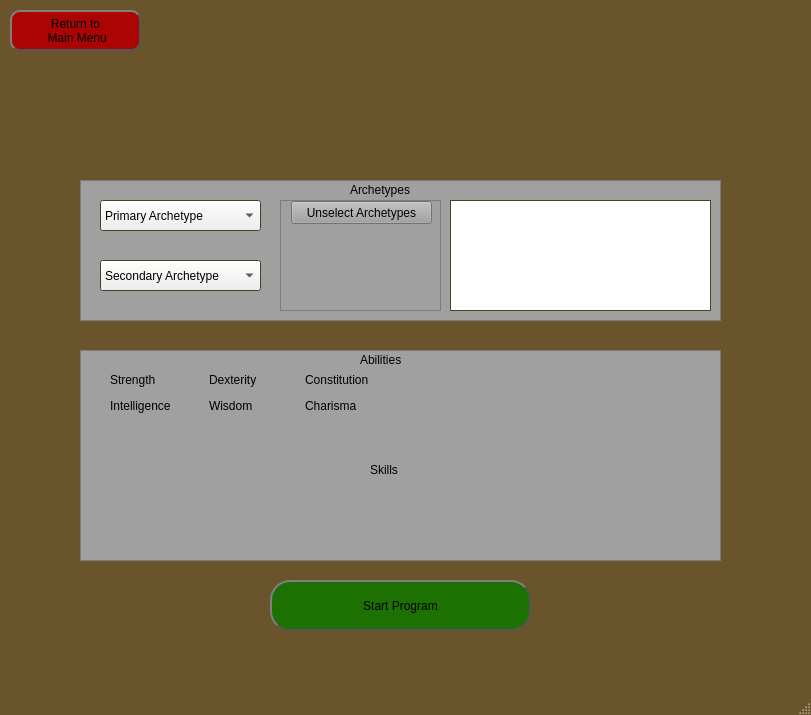
<?xml version="1.0" encoding="UTF-8"?>
<ui version="4.0">
 <class>MainWindow</class>
 <widget class="QMainWindow" name="MainWindow">
  <property name="geometry">
   <rect>
    <x>0</x>
    <y>0</y>
    <width>811</width>
    <height>715</height>
   </rect>
  </property>
  <property name="palette">
   <palette>
    <active>
     <colorrole role="Base">
      <brush brushstyle="SolidPattern">
       <color alpha="255">
        <red>255</red>
        <green>255</green>
        <blue>255</blue>
       </color>
      </brush>
     </colorrole>
     <colorrole role="Window">
      <brush brushstyle="SolidPattern">
       <color alpha="255">
        <red>105</red>
        <green>84</green>
        <blue>43</blue>
       </color>
      </brush>
     </colorrole>
    </active>
    <inactive>
     <colorrole role="Base">
      <brush brushstyle="SolidPattern">
       <color alpha="255">
        <red>255</red>
        <green>255</green>
        <blue>255</blue>
       </color>
      </brush>
     </colorrole>
     <colorrole role="Window">
      <brush brushstyle="SolidPattern">
       <color alpha="255">
        <red>105</red>
        <green>84</green>
        <blue>43</blue>
       </color>
      </brush>
     </colorrole>
    </inactive>
    <disabled>
     <colorrole role="Base">
      <brush brushstyle="SolidPattern">
       <color alpha="255">
        <red>105</red>
        <green>84</green>
        <blue>43</blue>
       </color>
      </brush>
     </colorrole>
     <colorrole role="Window">
      <brush brushstyle="SolidPattern">
       <color alpha="255">
        <red>105</red>
        <green>84</green>
        <blue>43</blue>
       </color>
      </brush>
     </colorrole>
    </disabled>
   </palette>
  </property>
  <property name="windowTitle">
   <string>Select Character Filters</string>
  </property>
  <widget class="QWidget" name="centralwidget">
   <widget class="QComboBox" name="primaryArchetypes">
    <property name="geometry">
     <rect>
      <x>100</x>
      <y>200</y>
      <width>161</width>
      <height>31</height>
     </rect>
    </property>
    <item>
     <property name="text">
      <string>Primary Archetype</string>
     </property>
    </item>
   </widget>
   <widget class="QComboBox" name="secondaryArchetypes">
    <property name="geometry">
     <rect>
      <x>100</x>
      <y>260</y>
      <width>161</width>
      <height>31</height>
     </rect>
    </property>
    <item>
     <property name="text">
      <string>Secondary Archetype</string>
     </property>
    </item>
   </widget>
   <widget class="QScrollArea" name="archetypeDescSelect">
    <property name="geometry">
     <rect>
      <x>280</x>
      <y>200</y>
      <width>161</width>
      <height>111</height>
     </rect>
    </property>
    <property name="palette">
     <palette>
      <active>
       <colorrole role="Button">
        <brush brushstyle="SolidPattern">
         <color alpha="255">
          <red>160</red>
          <green>160</green>
          <blue>160</blue>
         </color>
        </brush>
       </colorrole>
       <colorrole role="Base">
        <brush brushstyle="SolidPattern">
         <color alpha="255">
          <red>160</red>
          <green>160</green>
          <blue>160</blue>
         </color>
        </brush>
       </colorrole>
       <colorrole role="Window">
        <brush brushstyle="SolidPattern">
         <color alpha="255">
          <red>160</red>
          <green>160</green>
          <blue>160</blue>
         </color>
        </brush>
       </colorrole>
      </active>
      <inactive>
       <colorrole role="Button">
        <brush brushstyle="SolidPattern">
         <color alpha="255">
          <red>160</red>
          <green>160</green>
          <blue>160</blue>
         </color>
        </brush>
       </colorrole>
       <colorrole role="Base">
        <brush brushstyle="SolidPattern">
         <color alpha="255">
          <red>160</red>
          <green>160</green>
          <blue>160</blue>
         </color>
        </brush>
       </colorrole>
       <colorrole role="Window">
        <brush brushstyle="SolidPattern">
         <color alpha="255">
          <red>160</red>
          <green>160</green>
          <blue>160</blue>
         </color>
        </brush>
       </colorrole>
      </inactive>
      <disabled>
       <colorrole role="Button">
        <brush brushstyle="SolidPattern">
         <color alpha="255">
          <red>160</red>
          <green>160</green>
          <blue>160</blue>
         </color>
        </brush>
       </colorrole>
       <colorrole role="Base">
        <brush brushstyle="SolidPattern">
         <color alpha="255">
          <red>160</red>
          <green>160</green>
          <blue>160</blue>
         </color>
        </brush>
       </colorrole>
       <colorrole role="Window">
        <brush brushstyle="SolidPattern">
         <color alpha="255">
          <red>160</red>
          <green>160</green>
          <blue>160</blue>
         </color>
        </brush>
       </colorrole>
      </disabled>
     </palette>
    </property>
    <property name="styleSheet">
     <string notr="true">background-color: rgb(160, 160, 160);</string>
    </property>
    <property name="widgetResizable">
     <bool>true</bool>
    </property>
    <widget class="QWidget" name="scrollAreaWidgetContents">
     <property name="geometry">
      <rect>
       <x>0</x>
       <y>0</y>
       <width>159</width>
       <height>109</height>
      </rect>
     </property>
     <widget class="QPushButton" name="pushButton">
      <property name="geometry">
       <rect>
        <x>10</x>
        <y>0</y>
        <width>141</width>
        <height>23</height>
       </rect>
      </property>
      <property name="text">
       <string>Unselect Archetypes</string>
      </property>
     </widget>
    </widget>
   </widget>
   <widget class="QTextEdit" name="archetypeDesc">
    <property name="geometry">
     <rect>
      <x>450</x>
      <y>200</y>
      <width>261</width>
      <height>111</height>
     </rect>
    </property>
    <property name="font">
     <font>
      <pointsize>10</pointsize>
     </font>
    </property>
    <property name="readOnly">
     <bool>true</bool>
    </property>
   </widget>
   <widget class="QPushButton" name="startProgram">
    <property name="geometry">
     <rect>
      <x>270</x>
      <y>580</y>
      <width>261</width>
      <height>51</height>
     </rect>
    </property>
    <property name="styleSheet">
     <string notr="true">font: 81 16pt &quot;Rockwell Extra Bold&quot;;
background-color: rgb(28, 113, 2);
border: 2px solid #555;
border-radius: 20px;
border-style: outset;</string>
    </property>
    <property name="text">
     <string>Start Program</string>
    </property>
   </widget>
   <widget class="QLabel" name="label">
    <property name="geometry">
     <rect>
      <x>230</x>
      <y>0</y>
      <width>341</width>
      <height>171</height>
     </rect>
    </property>
    <property name="text">
     <string/>
    </property>
    <property name="pixmap">
     <pixmap>../Images/OptimisationLogo.png</pixmap>
    </property>
    <property name="scaledContents">
     <bool>true</bool>
    </property>
   </widget>
   <widget class="QWidget" name="horizontalLayoutWidget">
    <property name="geometry">
     <rect>
      <x>110</x>
      <y>370</y>
      <width>571</width>
      <height>80</height>
     </rect>
    </property>
    <layout class="QHBoxLayout" name="abilities">
     <property name="sizeConstraint">
      <enum>QLayout::SetFixedSize</enum>
     </property>
     <item>
      <layout class="QVBoxLayout" name="leftColumn">
       <item>
        <layout class="QHBoxLayout" name="strLayout">
         <item>
          <widget class="QLabel" name="strName">
           <property name="styleSheet">
            <string notr="true">font: 10pt &quot;Nirmala UI&quot;;</string>
           </property>
           <property name="text">
            <string>Strength</string>
           </property>
          </widget>
         </item>
         <item>
          <spacer name="horizontalSpacer">
           <property name="orientation">
            <enum>Qt::Horizontal</enum>
           </property>
           <property name="sizeType">
            <enum>QSizePolicy::Fixed</enum>
           </property>
           <property name="sizeHint" stdset="0">
            <size>
             <width>17</width>
             <height>20</height>
            </size>
           </property>
          </spacer>
         </item>
        </layout>
       </item>
       <item>
        <layout class="QHBoxLayout" name="intLayout">
         <item>
          <widget class="QLabel" name="intName">
           <property name="styleSheet">
            <string notr="true">font: 10pt &quot;Nirmala UI&quot;;</string>
           </property>
           <property name="text">
            <string>Intelligence</string>
           </property>
          </widget>
         </item>
        </layout>
       </item>
      </layout>
     </item>
     <item>
      <spacer name="horizontalSpacer_4">
       <property name="orientation">
        <enum>Qt::Horizontal</enum>
       </property>
       <property name="sizeType">
        <enum>QSizePolicy::Fixed</enum>
       </property>
       <property name="sizeHint" stdset="0">
        <size>
         <width>30</width>
         <height>20</height>
        </size>
       </property>
      </spacer>
     </item>
     <item>
      <layout class="QVBoxLayout" name="midColumn">
       <item>
        <layout class="QHBoxLayout" name="dexLayout">
         <item>
          <widget class="QLabel" name="dexName">
           <property name="styleSheet">
            <string notr="true">font: 10pt &quot;Nirmala UI&quot;;</string>
           </property>
           <property name="text">
            <string>Dexterity</string>
           </property>
          </widget>
         </item>
         <item>
          <spacer name="horizontalSpacer_6">
           <property name="orientation">
            <enum>Qt::Horizontal</enum>
           </property>
           <property name="sizeType">
            <enum>QSizePolicy::Fixed</enum>
           </property>
           <property name="sizeHint" stdset="0">
            <size>
             <width>12</width>
             <height>20</height>
            </size>
           </property>
          </spacer>
         </item>
        </layout>
       </item>
       <item>
        <layout class="QHBoxLayout" name="wisLayout">
         <item>
          <widget class="QLabel" name="wisName">
           <property name="styleSheet">
            <string notr="true">font: 10pt &quot;Nirmala UI&quot;;</string>
           </property>
           <property name="text">
            <string>Wisdom</string>
           </property>
          </widget>
         </item>
         <item>
          <spacer name="horizontalSpacer_2">
           <property name="orientation">
            <enum>Qt::Horizontal</enum>
           </property>
           <property name="sizeType">
            <enum>QSizePolicy::Fixed</enum>
           </property>
           <property name="sizeHint" stdset="0">
            <size>
             <width>15</width>
             <height>20</height>
            </size>
           </property>
          </spacer>
         </item>
        </layout>
       </item>
      </layout>
     </item>
     <item>
      <spacer name="horizontalSpacer_5">
       <property name="orientation">
        <enum>Qt::Horizontal</enum>
       </property>
       <property name="sizeType">
        <enum>QSizePolicy::Fixed</enum>
       </property>
       <property name="sizeHint" stdset="0">
        <size>
         <width>30</width>
         <height>20</height>
        </size>
       </property>
      </spacer>
     </item>
     <item>
      <layout class="QVBoxLayout" name="rightColumn">
       <item>
        <layout class="QHBoxLayout" name="conLayout">
         <item>
          <widget class="QLabel" name="conName">
           <property name="styleSheet">
            <string notr="true">font: 10pt &quot;Nirmala UI&quot;;</string>
           </property>
           <property name="text">
            <string>Constitution</string>
           </property>
          </widget>
         </item>
         <item>
          <spacer name="horizontalSpacer_7">
           <property name="orientation">
            <enum>Qt::Horizontal</enum>
           </property>
           <property name="sizeType">
            <enum>QSizePolicy::Fixed</enum>
           </property>
           <property name="sizeHint" stdset="0">
            <size>
             <width>10</width>
             <height>20</height>
            </size>
           </property>
          </spacer>
         </item>
        </layout>
       </item>
       <item>
        <layout class="QHBoxLayout" name="chaLayout">
         <item>
          <widget class="QLabel" name="chaName">
           <property name="styleSheet">
            <string notr="true">font: 10pt &quot;Nirmala UI&quot;;</string>
           </property>
           <property name="text">
            <string>Charisma</string>
           </property>
          </widget>
         </item>
         <item>
          <spacer name="horizontalSpacer_3">
           <property name="orientation">
            <enum>Qt::Horizontal</enum>
           </property>
           <property name="sizeType">
            <enum>QSizePolicy::Fixed</enum>
           </property>
           <property name="sizeHint" stdset="0">
            <size>
             <width>25</width>
             <height>20</height>
            </size>
           </property>
          </spacer>
         </item>
        </layout>
       </item>
      </layout>
     </item>
    </layout>
   </widget>
   <widget class="QWidget" name="horizontalLayoutWidget_2">
    <property name="geometry">
     <rect>
      <x>119</x>
      <y>480</y>
      <width>561</width>
      <height>67</height>
     </rect>
    </property>
    <layout class="QHBoxLayout" name="skills">
     <item>
      <layout class="QVBoxLayout" name="skillColumn1">
       <property name="sizeConstraint">
        <enum>QLayout::SetDefaultConstraint</enum>
       </property>
      </layout>
     </item>
     <item>
      <layout class="QVBoxLayout" name="skillColumn2"/>
     </item>
     <item>
      <layout class="QVBoxLayout" name="skillColumn3"/>
     </item>
     <item>
      <layout class="QVBoxLayout" name="skillColumn4"/>
     </item>
     <item>
      <layout class="QVBoxLayout" name="skillColumn5"/>
     </item>
     <item>
      <layout class="QVBoxLayout" name="skillColumn6"/>
     </item>
    </layout>
   </widget>
   <widget class="QGraphicsView" name="graphicsView">
    <property name="geometry">
     <rect>
      <x>80</x>
      <y>180</y>
      <width>641</width>
      <height>141</height>
     </rect>
    </property>
    <property name="styleSheet">
     <string notr="true">background-color: rgb(160, 160, 160);</string>
    </property>
    <property name="backgroundBrush">
     <brush brushstyle="NoBrush">
      <color alpha="255">
       <red>0</red>
       <green>0</green>
       <blue>0</blue>
      </color>
     </brush>
    </property>
    <property name="renderHints">
     <set>QPainter::TextAntialiasing</set>
    </property>
   </widget>
   <widget class="QLabel" name="label_2">
    <property name="geometry">
     <rect>
      <x>360</x>
      <y>350</y>
      <width>81</width>
      <height>20</height>
     </rect>
    </property>
    <property name="styleSheet">
     <string notr="true">font: 12pt &quot;Stencil&quot;;</string>
    </property>
    <property name="text">
     <string>Abilities</string>
    </property>
   </widget>
   <widget class="QLabel" name="label_3">
    <property name="geometry">
     <rect>
      <x>370</x>
      <y>460</y>
      <width>61</width>
      <height>20</height>
     </rect>
    </property>
    <property name="styleSheet">
     <string notr="true">font: 12pt &quot;Stencil&quot;;</string>
    </property>
    <property name="text">
     <string>Skills</string>
    </property>
   </widget>
   <widget class="QLabel" name="label_4">
    <property name="geometry">
     <rect>
      <x>350</x>
      <y>180</y>
      <width>101</width>
      <height>20</height>
     </rect>
    </property>
    <property name="styleSheet">
     <string notr="true">font: 12pt &quot;Stencil&quot;;</string>
    </property>
    <property name="text">
     <string>Archetypes</string>
    </property>
   </widget>
   <widget class="QLabel" name="label_5">
    <property name="geometry">
     <rect>
      <x>30</x>
      <y>350</y>
      <width>47</width>
      <height>211</height>
     </rect>
    </property>
    <property name="text">
     <string/>
    </property>
    <property name="textFormat">
     <enum>Qt::RichText</enum>
    </property>
    <property name="pixmap">
     <pixmap>../Images/OptionalText.png</pixmap>
    </property>
    <property name="scaledContents">
     <bool>true</bool>
    </property>
   </widget>
   <widget class="QGraphicsView" name="graphicsView_2">
    <property name="geometry">
     <rect>
      <x>80</x>
      <y>350</y>
      <width>641</width>
      <height>211</height>
     </rect>
    </property>
    <property name="styleSheet">
     <string notr="true">background-color: rgb(160, 160, 160);</string>
    </property>
    <property name="backgroundBrush">
     <brush brushstyle="NoBrush">
      <color alpha="255">
       <red>0</red>
       <green>0</green>
       <blue>0</blue>
      </color>
     </brush>
    </property>
    <property name="renderHints">
     <set>QPainter::TextAntialiasing</set>
    </property>
   </widget>
   <widget class="QLabel" name="error">
    <property name="geometry">
     <rect>
      <x>210</x>
      <y>675</y>
      <width>401</width>
      <height>50</height>
     </rect>
    </property>
    <property name="layoutDirection">
     <enum>Qt::LeftToRight</enum>
    </property>
    <property name="styleSheet">
     <string notr="true">color: rgb(255, 15, 47);
font: 14pt &quot;MS Shell Dlg 2&quot;;</string>
    </property>
    <property name="text">
     <string/>
    </property>
   </widget>
   <widget class="QWidget" name="verticalLayoutWidget">
    <property name="geometry">
     <rect>
      <x>310</x>
      <y>640</y>
      <width>181</width>
      <height>31</height>
     </rect>
    </property>
    <layout class="QVBoxLayout" name="filtersLayout"/>
   </widget>
   <widget class="QPushButton" name="mainMenuBtn">
    <property name="geometry">
     <rect>
      <x>10</x>
      <y>10</y>
      <width>131</width>
      <height>41</height>
     </rect>
    </property>
    <property name="styleSheet">
     <string notr="true">background-color: rgb(172, 3, 3);
border: 2px solid #555;
border-radius: 10px;
border-style: outset;
font: 75 10pt &quot;Rockwell Extra Bold&quot;;</string>
    </property>
    <property name="text">
     <string>Return to 
 Main Menu</string>
    </property>
   </widget>
   <zorder>graphicsView_2</zorder>
   <zorder>graphicsView</zorder>
   <zorder>primaryArchetypes</zorder>
   <zorder>secondaryArchetypes</zorder>
   <zorder>archetypeDescSelect</zorder>
   <zorder>archetypeDesc</zorder>
   <zorder>startProgram</zorder>
   <zorder>label</zorder>
   <zorder>horizontalLayoutWidget</zorder>
   <zorder>horizontalLayoutWidget_2</zorder>
   <zorder>label_2</zorder>
   <zorder>label_3</zorder>
   <zorder>label_4</zorder>
   <zorder>label_5</zorder>
   <zorder>error</zorder>
   <zorder>verticalLayoutWidget</zorder>
   <zorder>mainMenuBtn</zorder>
  </widget>
  <widget class="QMenuBar" name="menubar">
   <property name="geometry">
    <rect>
     <x>0</x>
     <y>0</y>
     <width>811</width>
     <height>21</height>
    </rect>
   </property>
  </widget>
  <widget class="QStatusBar" name="statusbar"/>
 </widget>
 <resources/>
 <connections/>
</ui>
